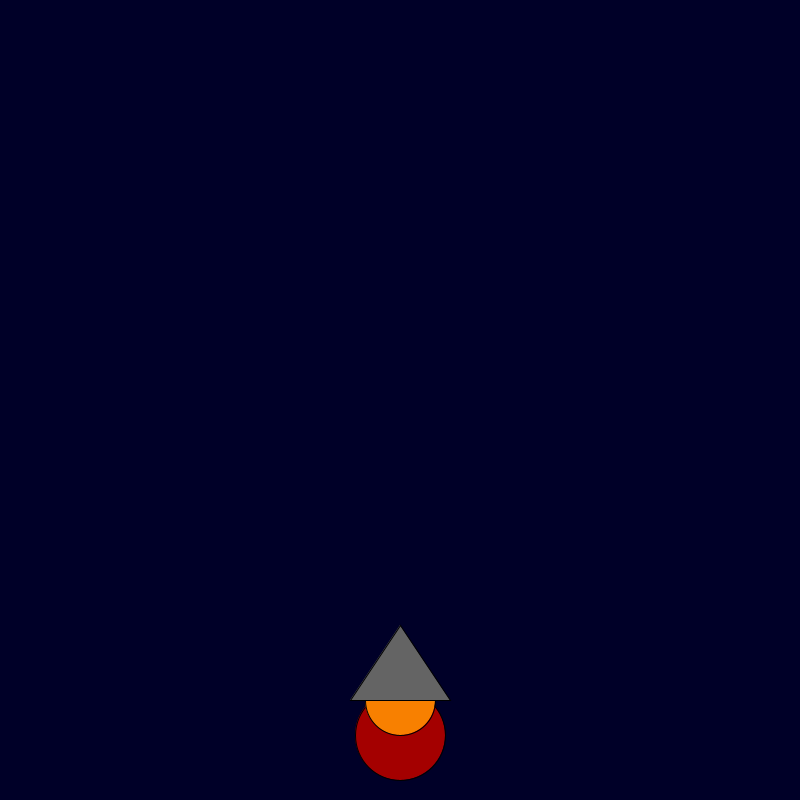
Frame 1 (no input)
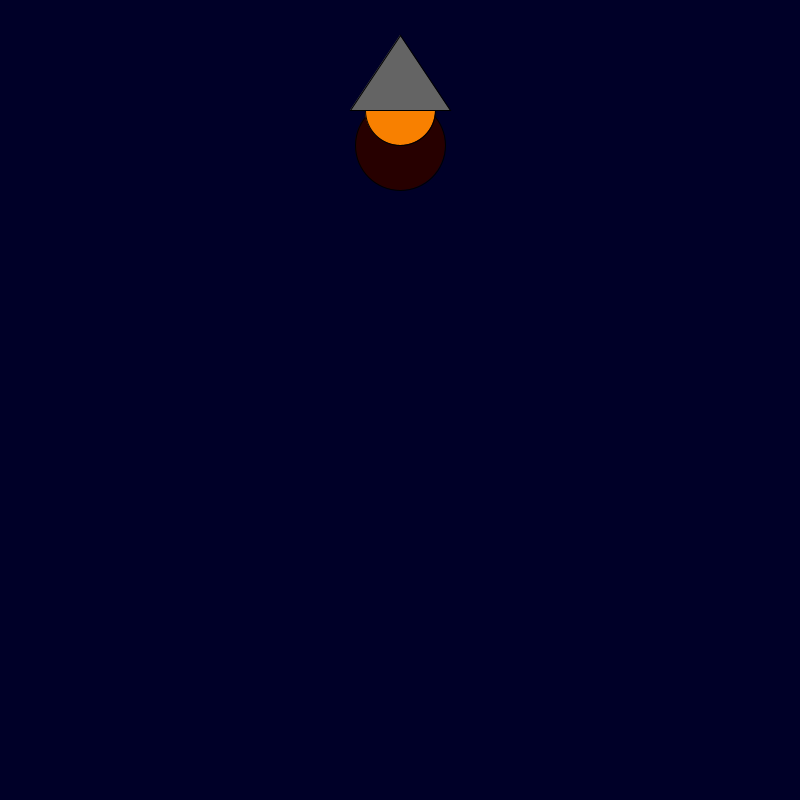
Frame 60 (the mouse pressed at the canvas centre just before this capture)
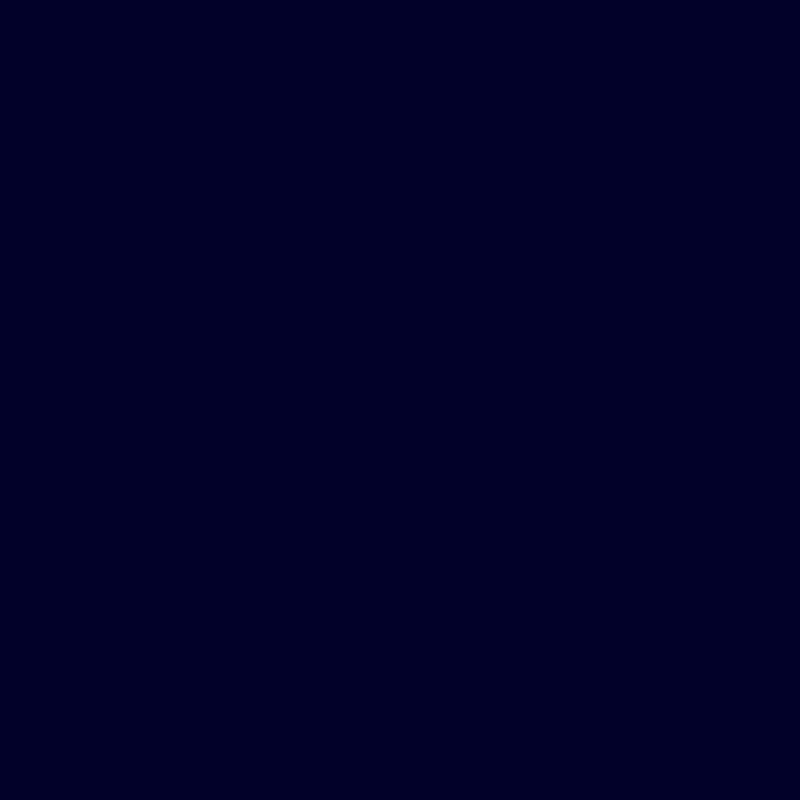
Frame 120 (the mouse held since frame 60 and released just before this capture)

The Processing sketch that drew these frames (run headless with seeded random() and noise(); from frame 60 on, the mouse is pressed at the canvas centre):

// Processing sketch: rocket_ship
// ── rocket_ship.pde
int x = 400; 
int y = 600; 

void setup() {
    size(800, 800);
    
}

void draw() {
    background(0, 0, 40); 
    fill(random(255), 0, 0);
    ellipse(x, y + 135, 90, 90);
    fill(248, 128, 0);
    ellipse(x, y + 100, 70, 70);
    fill(255, 153, 0);
    ellipse(x, y + 80, 35, 35);
    fill(100, 100, 100);
    triangle(x, y + 25, x + 50, y + 100, x - 50, y + 100);
    
    y-=10;
}
